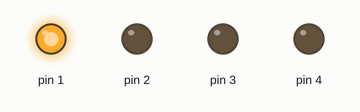
Simulated run of this sketch. Board: Arduino Uno, built with avr-gcc and run on an emulated ATmega328P. Parts: output pins drawn as LEDs (lit = HIGH).

Above: at 0.2 s.
At 1.7 s:
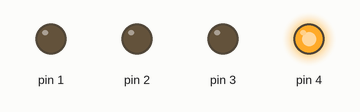
At 2.2 s:
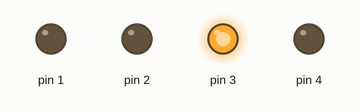
At 5.7 s:
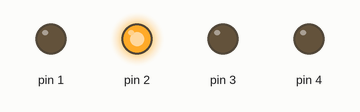
Timing chart, 0 to 6.9 s (numbered marks = the images above):
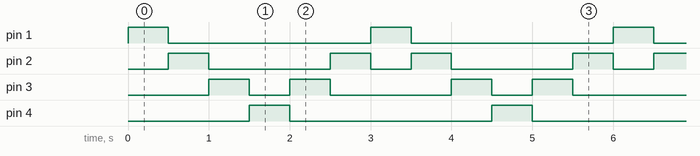

Measured:
- by itself, pin 1, pin 4: alternates HIGH for 0.50 s and LOW for 2.5 s
- by itself, pin 2: repeats every 3.0 s: LOW 1.5 s, HIGH 0.50 s, LOW 0.50 s, HIGH 0.50 s
- by itself, pin 3: repeats every 3.0 s: LOW 0.50 s, HIGH 0.50 s, LOW 1.5 s, HIGH 0.50 s

The sketch:

LED_Cheser_CODE.ino
```cpp
int i;
void setup()
{
  for(i=1;i<=4;i++)
  pinMode(i, OUTPUT);
}
void loop()
{
  for (i=1;i<4;i++)
  {
  digitalWrite(i, HIGH);
  delay(500);
  digitalWrite(i,LOW);
  }
  for (i=4;i>1;i--)
  {
  digitalWrite(i, HIGH);
  delay(500);
  digitalWrite(i,LOW);
  }
}
```
